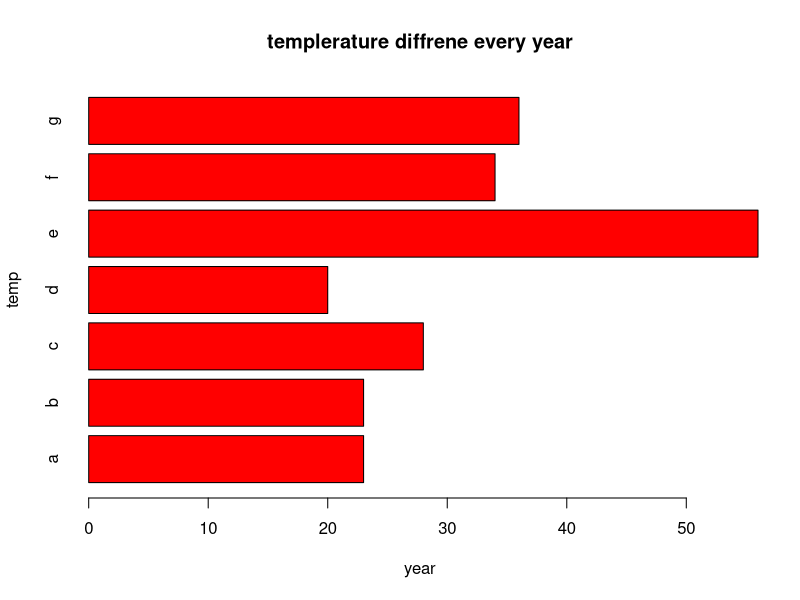
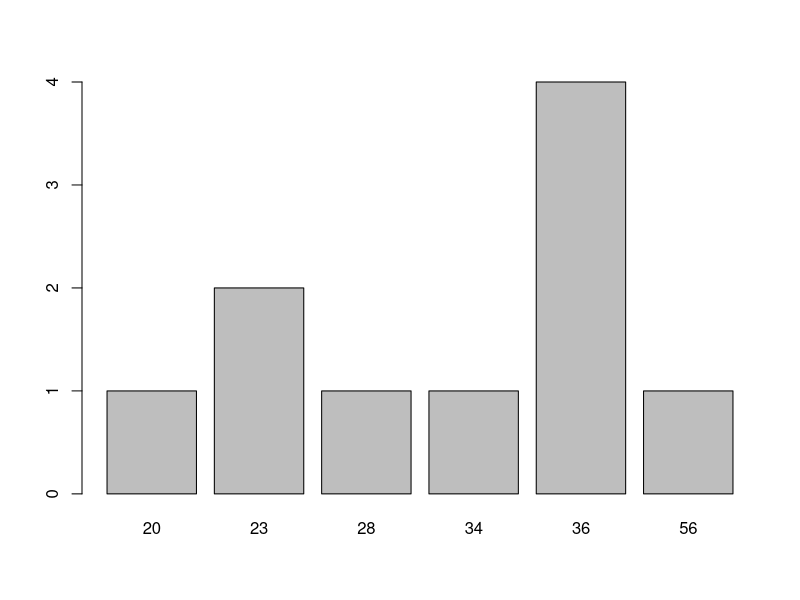
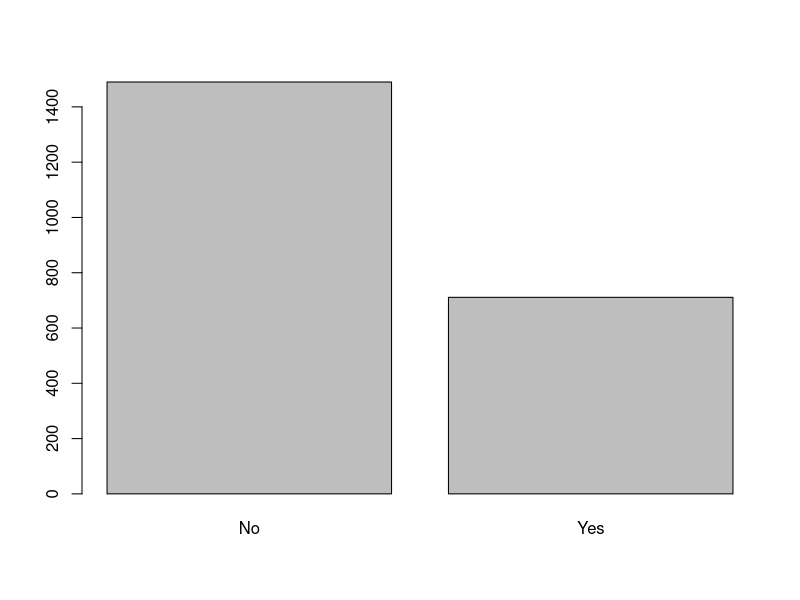
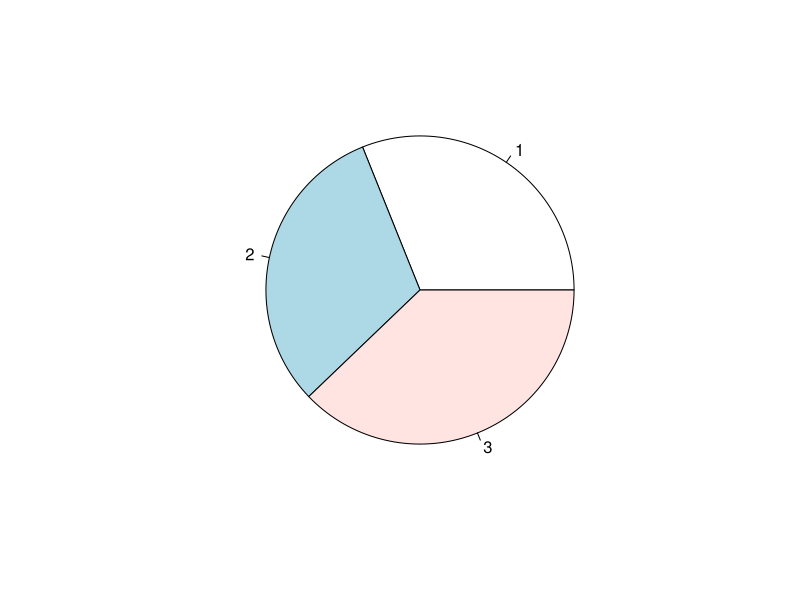
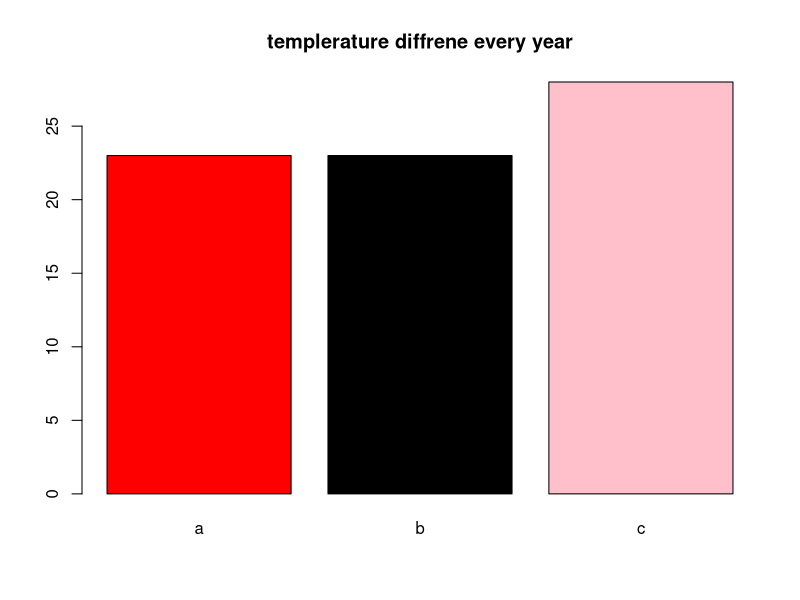
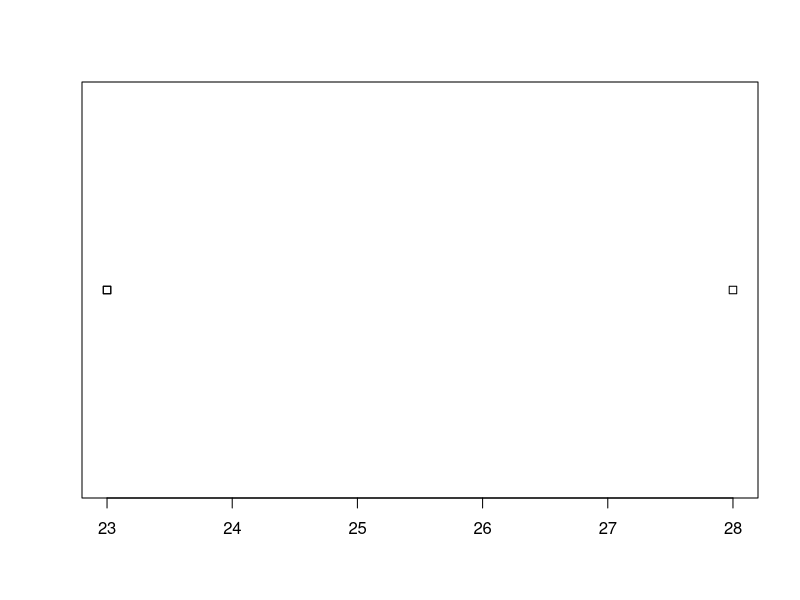
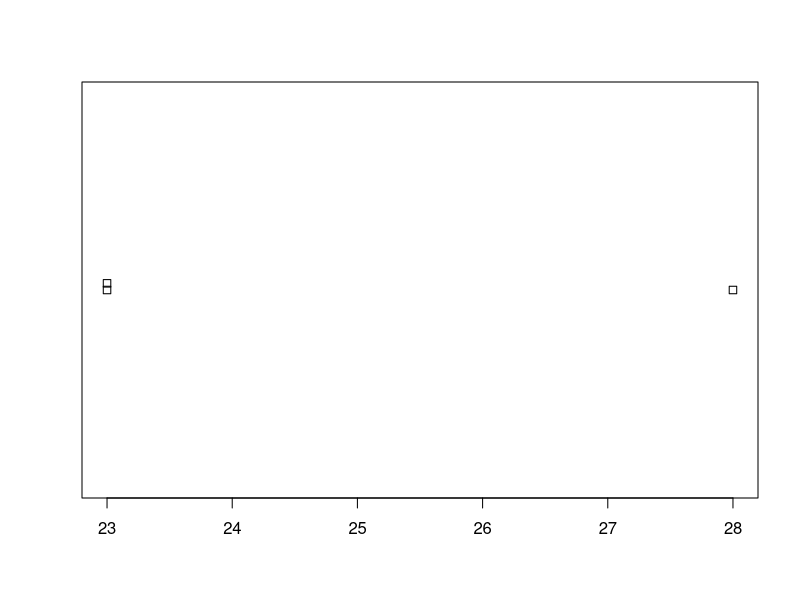
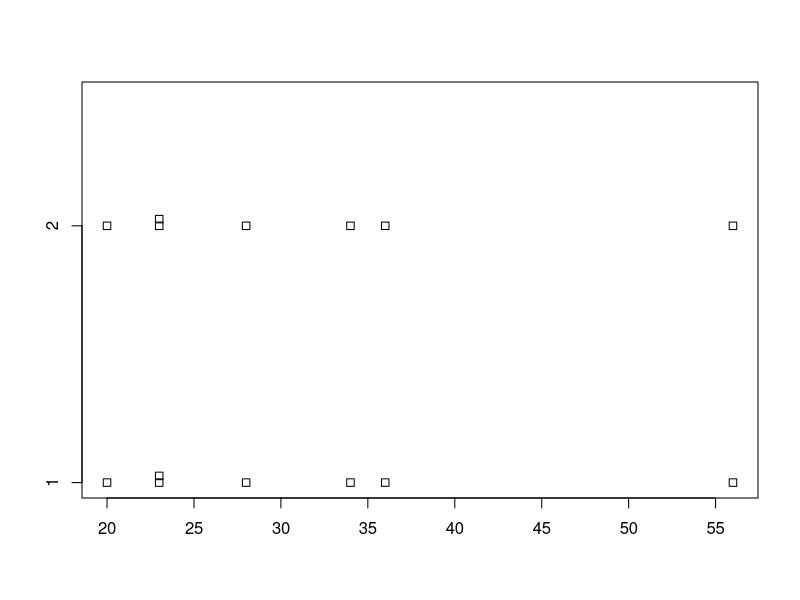

Here is the R script that generated these plots, in order:
v<-c(23,23,28,20,56,34,36)
barplot(v,xlab="year",ylab="temp",main="templerature diffrene every year",col="red",names.arg =c("a","b","c","d","e","f","g"),horiz=TRUE)
# barplot to design a plot
# v value vector
# xlab x axix
# ylab y axix 
# main is for heading
# name.arg to give the name x axix
# horiz=TRUE means horaizothal graph false means orignal graph

a<-c(23,23,28,20,56,34,36,36,36,36)
barplot(table(a))
# use this data to get inbuilt data
# data(Titanic)barplot(margin.table(Titanic,3))
# Titanic
data()
barplot(margin.table(Titanic,4))
v<-c(23,23,28,20,56,34,36)
#pie chart
b<-c(23,23,28)
pie(b)
barplot(b,main="templerature diffrene every year",col=c("red","black","Pink"),names.arg =c("a","b","c"))

# stripchart
b<-c(23,23,28)
stripchart(b)

# with stack(to seprate overlap)
b<-c(23,23,28)
stripchart(b,method="stack")
v1<-c(23,23,28,20,56,34,36)
v2<-c(23,23,28,20,56,34,36)
x<-list(v1,v2)
stripchart(x,method="stack")

# hist
b<-c(23,23,28)
hist(b)

# plot(line)
v1<-c(23,23,28,20,56,34,36)
plot(v1,type="l")
#plot(both line and point)
v1<-c(23,23,28,20,56,34,36)
plot(v1,type="b")
#plot (color)
v1<-c(23,23,28,20,56,34,36)
plot(v1,type="b",col="red")
